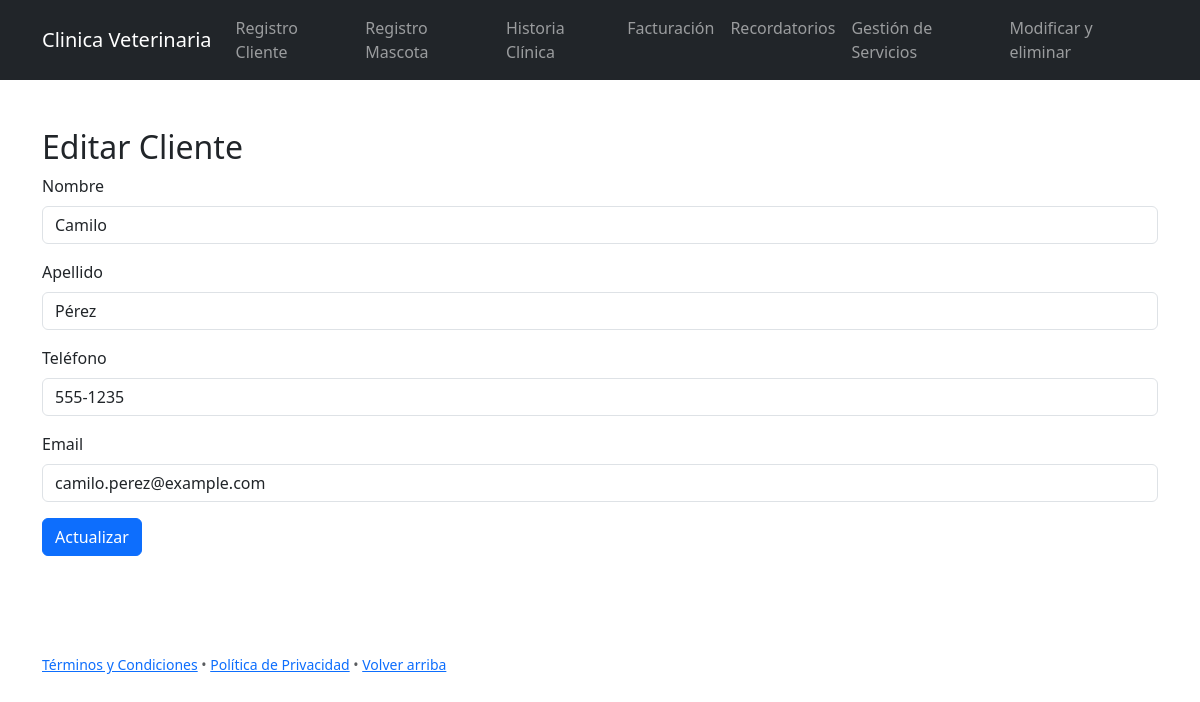
/Backend/editar_cliente.php?id=1, run on the app's committed database.
### tables this page shows
CREATE TABLE `clientes` (
  `idCliente` int(11) NOT NULL,
  `nombre` varchar(100) NOT NULL,
  `apellido` varchar(100) NOT NULL,
  `telefono` varchar(20) DEFAULT NULL,
  `email` varchar(100) DEFAULT NULL
);

### Clases/Cliente.php (called while the page is built, shortened)
<?php
class Cliente {
    private $pdo;
    public $id;
    public function __construct($pdo) {
        $this->pdo = $pdo;
    }
    public function obtenerPorId() {
        $query = "SELECT * FROM Clientes WHERE idCliente = ?";
        $stmt = $this->pdo->prepare($query);
        $stmt->execute([$this->id]);
        return $stmt->fetch(PDO::FETCH_ASSOC);
    }
}
?>

### Backend/editar_cliente.php (the view, shortened to what this page needs)
<?php
require_once 'conexion.php';
require_once '../Clases/Cliente.php';
$cliente = new Cliente($pdo);
if ($_SERVER['REQUEST_METHOD'] == 'GET' && isset($_GET['id']) && is_numeric($_GET['id'])) {
    $cliente->id = $_GET['id'];
    $datosCliente = $cliente->obtenerPorId();
}
if (isset($datosCliente)) :
?>
<?php include("../includes/header.php") ?>
<body>
    <div class="container mt-5">
        <h2>Editar Cliente</h2>
        <form action="<?php echo htmlspecialchars($_SERVER['PHP_SELF']); ?>?id=<?php echo $cliente->id; ?>" method="POST">
            <div class="mb-3">
                <label for="nombre" class="form-label">Nombre</label>
                <input type="text" class="form-control" id="nombre" name="nombre" required value="<?php echo htmlspecialchars($datosCliente['nombre']); ?>">
            </div>
            <div class="mb-3">
                <label for="apellido" class="form-label">Apellido</label>
                <input type="text" class="form-control" id="apellido" name="apellido" required value="<?php echo htmlspecialchars($datosCliente['apellido']); ?>">
            </div>
            <div class="mb-3">
                <label for="telefono" class="form-label">Teléfono</label>
                <input type="tel" class="form-control" id="telefono" name="telefono" required value="<?php echo htmlspecialchars($datosCliente['telefono']); ?>">
            </div>
            <div class="mb-3">
                <label for="email" class="form-label">Email</label>
                <input type="email" class="form-control" id="email" name="email" required value="<?php echo htmlspecialchars($datosCliente['email']); ?>">
            </div>
            <button type="submit" class="btn btn-primary">Actualizar</button>
        </form>
    </div>
<?php include("../includes/footer.php") ?>
<?php endif; ?>

### data on the page
clientes: nombre "Camilo", apellido "Pérez", telefono "555-1235", email "camilo.perez@example.com"
